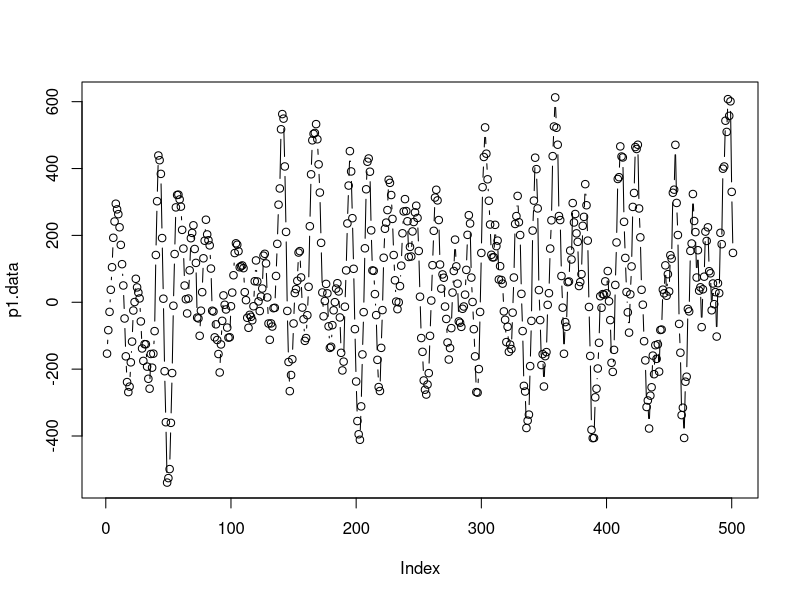
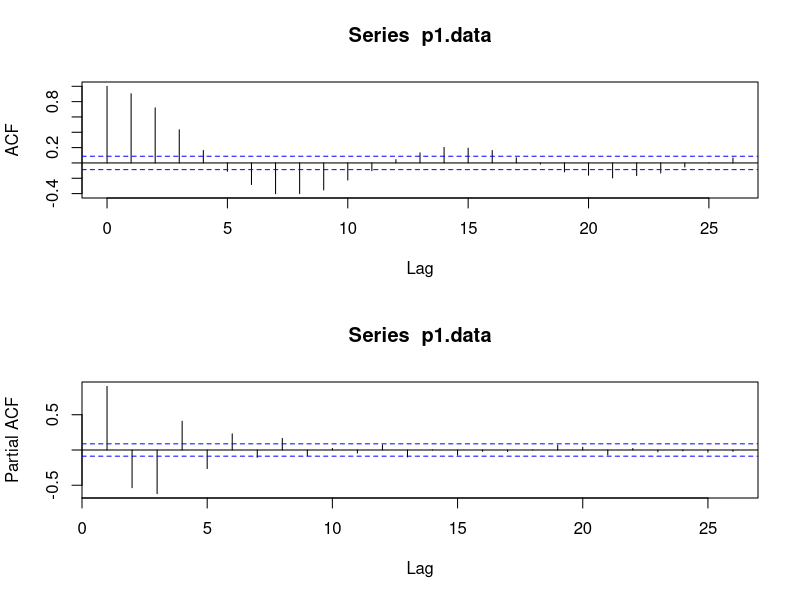
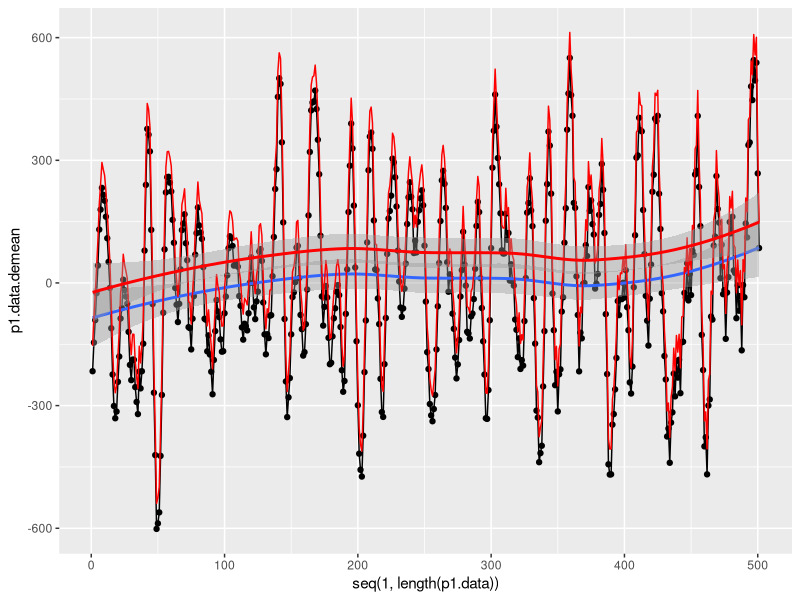
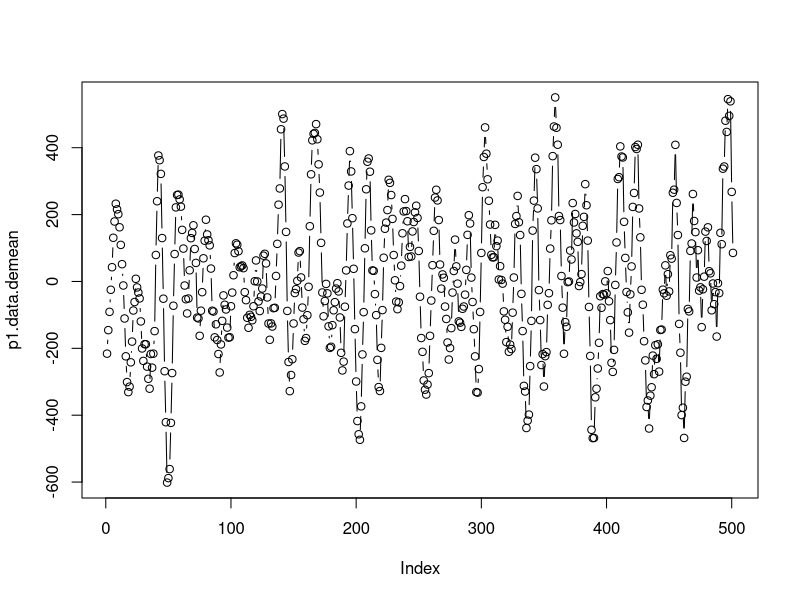
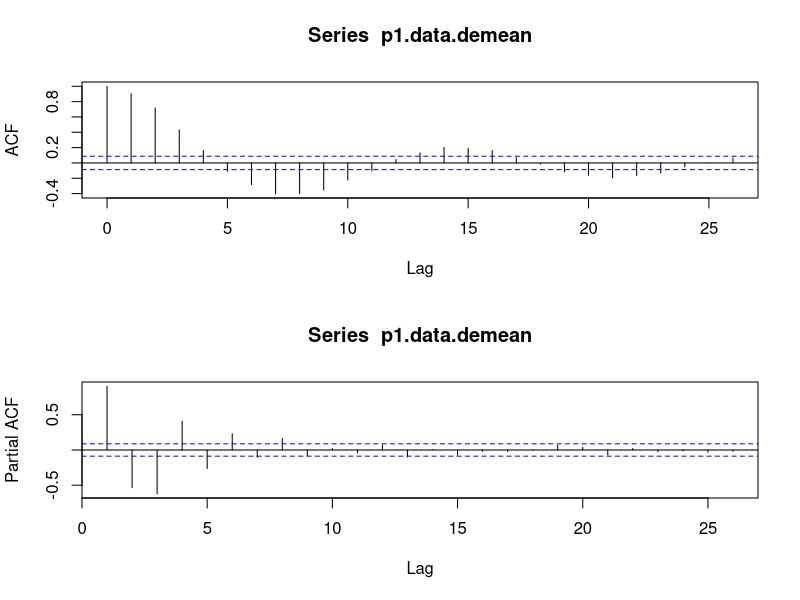
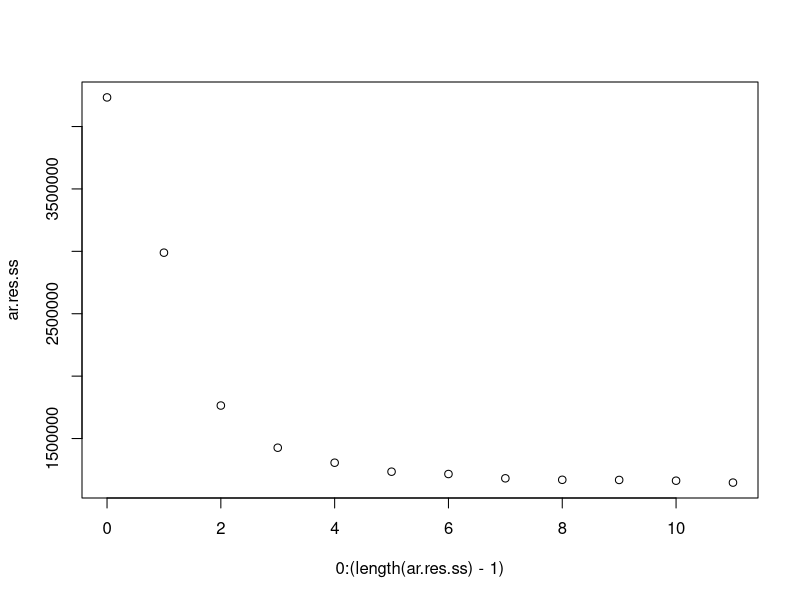
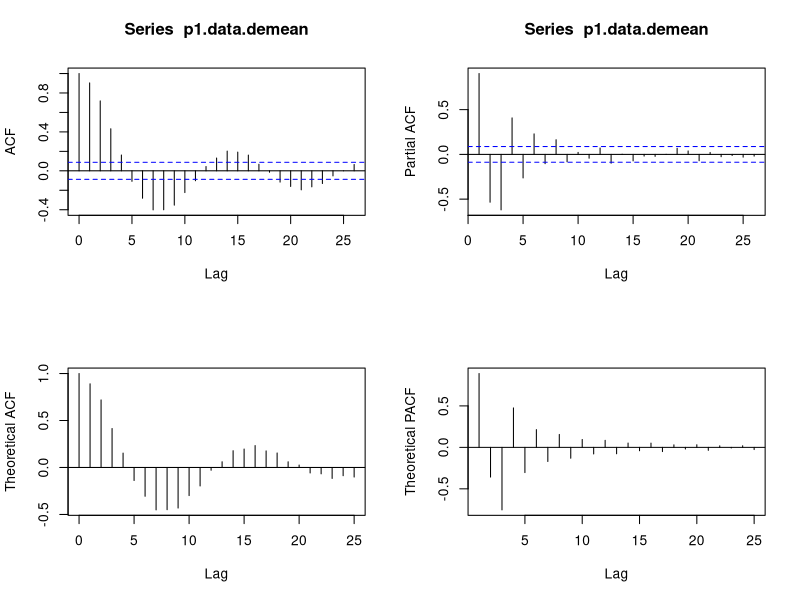
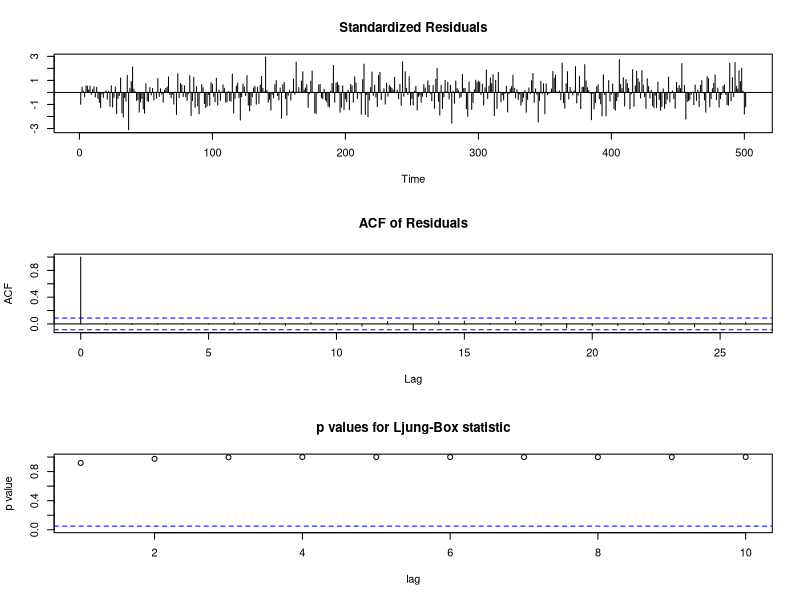

The R script that drew these images, in order:
##### Supporting Code for Dataset 1 #####
setwd('~/documents/sjsu/265/time-series-project')

p1.data <- scan('proj1.txt')
p1.data.demean <- p1.data - mean(p1.data)

df <- data.frame(p1.data, p1.data.demean)

## Visuals original data
plot(p1.data, type = "b")

par(mfrow=c(2,1))
   acf(p1.data, type = c("correlation"))
   acf(p1.data, type = c("partial"))
par(mfrow=c(1,1))

# Checking whether there appears to be a trend
library(ggplot2)
ggplot(df, aes(x = seq(1,length(p1.data)), y = p1.data.demean)) + 
geom_line() + 
geom_point() + 
geom_smooth()  + 
geom_line(aes(y = p1.data), colour = 'red') +
geom_smooth(aes(y = p1.data), colour = 'red')

mean(p1.data)
# Mean is non-zero

## Visuals demeaned data
plot(p1.data.demean, type = "b")

par(mfrow=c(2,1))
   acf(p1.data.demean, type = c("correlation"))
   acf(p1.data.demean, type = c("partial"))
par(mfrow=c(1,1))


# ACF exhibits sinusoidal decay
# PACF looks weird up to lag 8, cuts off after that

##### Candidate Model Analsysis #####
library(tseries)
adf.test(p1.data)
# Result: reject null hypothesis that the data is not stationary, conclude stationary; no differencing needed

# General AIC analysis of many models up to ARMA(7,10)
ar.p <- 7
ma.q <- 10

ar.vec <- rep(0:ar.p, each = (ma.q + 1))
ma.vec <- rep(seq(0,ma.q), (ar.p + 1))


aic.vec <- vector()
sig2.vec <- vector()
loglik.vec <- vector()
arma.res.ss <- vector()
bic.vec <- vector()
for(p in 1:(ar.p + 1)) {
    for(q in 1:(ma.q + 1)) {
    	temp.arma <- arima(p1.data.demean, order = c(p-1, 0, q-1), include.mean = FALSE, method = "ML")
        aic.vec <- c(aic.vec, temp.arma$aic)
        sig2.vec <- c(sig2.vec, temp.arma$sigma2)
        loglik.vec <- c(loglik.vec, temp.arma$loglik)
        arma.res.ss <- c(arma.res.ss, sum((temp.arma$residuals)^2)/(length(p1.data) - (p + q) - (p + q + 1)))
        bic.vec <- c(bic.vec, BIC(temp.arma))
    }
}

aic.df <- data.frame(AR = ar.vec, MA = ma.vec, AIC = aic.vec, BIC = bic.vec, Sigma2 = sig2.vec, LogLik = loglik.vec, SSres = arma.res.ss)

# Ranking the models based on performance in each column
n <- (ar.p + 1)*(ma.q + 1)
testy <- aic.df
testy$Rank <- rep(0,n)
for (i in 3:7) {
	if (i == 6) {
		testy <- testy[order(testy[,i], decreasing = TRUE),]
		testy$Rank <- testy$Rank + seq(1,n)
	} else {
		testy <- testy[order(testy[,i]),]
		testy$Rank <- testy$Rank + seq(1,n)
	}
}
testy <- testy[order(testy$Rank),]

### Prep for log likelihood ratios
aic.df.clean <- aic.df[aic.df$AIC != 'NaN',]
aic.df.clean$AICchange <- round(100*(aic.df.clean$AIC - min(aic.df.clean$AIC))/min(aic.df.clean$AIC), digits = 2)
aic.df.clean$LL2 <- -2*aic.df.clean$LogLik
aic.df.clean$TotalParams <- aic.df.clean$AR + aic.df.clean$MA
aic.df.clean.sort <- aic.df.clean[order(aic.df.clean$AIC),]
rownames(aic.df.clean.sort) <- 1:nrow(aic.df.clean.sort)

# Log likelihood tests: numerator L1 needs to be a subset of L2
# Null hypothesis: the models are equivalent
# Retain: choose the model that is smaller
# Reject: choose the model that has bettre likelihood, aic, sigma2 etc.
# Reject null hypothesis if following code returns true:
L1 <- 9 
L2 <- 14
nu <- (aic.df.clean.sort$TotalParams[L2] - aic.df.clean.sort$TotalParams[L1])
ifelse( (aic.df.clean.sort$LL2[L1] - aic.df.clean.sort$LL2[L2]) > (nu + sqrt(2*nu)), 'REJECT the null hypothesis', 'Retain the null hypothesis: choose smaller model')

### END Likelihood ratio code


# Plotting residual sum of squares against order to see where curve flattens out: looks like 5 (minor decrease again at 7 but flat afterwards)
ar.res.ss <- vector(mode = 'numeric')
for(p in 1:13) {
	temp.ar <- arima(p1.data.demean, order = c(p-1,0,0), include.mean = FALSE)
	ar.res.ss[p-1] <- sum((temp.ar$residuals)^2)
}
plot(0:(length(ar.res.ss)-1), ar.res.ss)

### Candidates
# Likelihood ratio test says choose ARMA(5,3) over ARMA(7,3)
my.arma.7.3 <- arima(p1.data.demean, order = c(7,0,3), include.mean = FALSE, method = "ML")
my.arma.5.3 <- arima(p1.data.demean, order = c(5,0,3), include.mean = FALSE, method = "ML")
my.arma.6.9 <- arima(p1.data.demean, order = c(6,0,9), include.mean = FALSE, method = "ML")
my.arma.7.9 <- arima(p1.data.demean, order = c(7,0,9), include.mean = FALSE, method = "ML")

# Comparing theoretical acf/pacf to sample based on estimated model parameters
par(mfcol=c(2,2))
   acf(p1.data.demean, type = c("correlation"))
   plot(0:25, ARMAacf(ar = my.arma.7.3$coef[1:7], ma = my.arma.7.3$coef[8:10], lag.max=25), type="h", xlab = "Lag", ylab = "Theoretical ACF")
   abline(h=0)
   acf(p1.data.demean, type = c("partial"))
   plot(1:25, ARMAacf(ar = my.arma.7.3$coef[1:7], ma = my.arma.7.3$coef[8:10], lag.max=25, pacf=TRUE), type="h", xlab = "Lag", ylab = "Theoretical PACF")
   abline(h=0)
par(mfrow=c(1,1)) 



##### FINAL MODELS...CHOOSE ONE!!! #####

my.arma.final <- arima(p1.data.demean, order = c(6,0,9), include.mean = FALSE)

# CHECK RESIDUALS
tsdiag(my.arma.final)
# Final 13 predictions

my.preds.final <- predict(my.arma.final, n.ahead = 13, se.fit = TRUE)

preds <- my.preds.final$pred + mean(p1.data)
se <- my.preds.final$se
lower.bound <- preds - 2*se
upper.bound <- preds + 2*se

cbind(lower.bound, preds, upper.bound)

# Plot predictions
plot(450:501, p1.data[450:501], ylim = c(-650, 650), xlim=c(450,515), type="b")
lines(502:514, preds, type="b", col="red")
lines(502:514, upper.bound, type="l", col="blue")
lines(502:514, lower.bound, type="l", col="blue")
